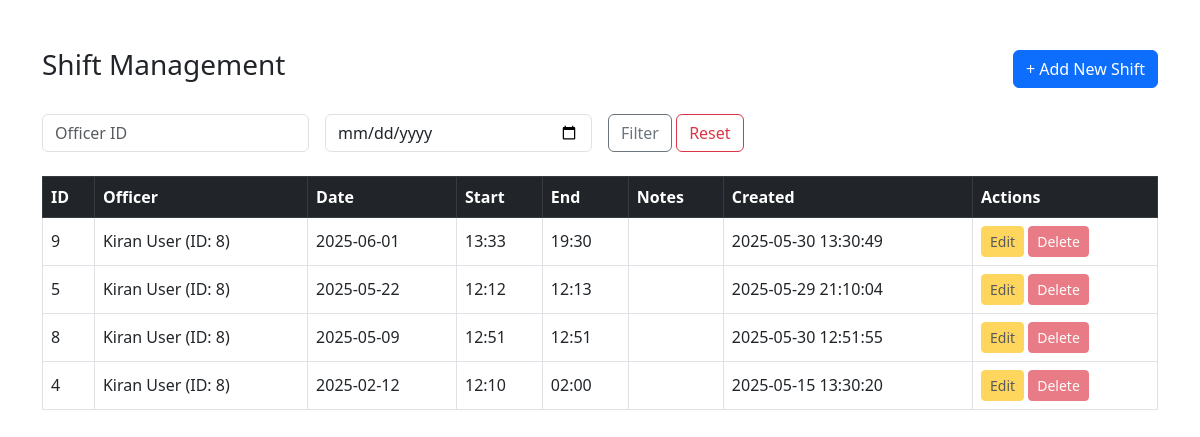
/shift_management.php (signed in), run on the app's committed database.
### tables this page shows
CREATE TABLE `shifts` (
  `id` int(11) NOT NULL,
  `officer_id` int(11) NOT NULL,
  `shift_date` date NOT NULL,
  `start_time` time NOT NULL,
  `end_time` time NOT NULL,
  `notes` varchar(255) DEFAULT NULL,
  `created_at` datetime DEFAULT current_timestamp()
);

CREATE TABLE `staff` (
  `id` int(11) NOT NULL,
  `username` varchar(50) NOT NULL,
  `password_hash` varchar(255) NOT NULL,
  `role` enum('admin','police_officer','forensic_officer') NOT NULL DEFAULT 'police_officer',
  `full_name` varchar(100) DEFAULT NULL,
  `email` varchar(100) DEFAULT NULL,
  `created_at` timestamp NOT NULL DEFAULT current_timestamp()
);

### shift_management.php (the view, shortened to what this page needs)
<?php
$conn = getDbConnection();
$filter_officer = $_GET['officer_id'] ?? '';
$filter_date    = $_GET['shift_date'] ?? '';
$sql = "
  SELECT s.*, st.full_name
    FROM shifts s
    JOIN staff    st ON s.officer_id = st.id
";
$sql .= " ORDER BY s.shift_date DESC";
$stmt = $conn->prepare($sql);
$stmt->execute();
$result = $stmt->get_result();
$shifts = $result->fetch_all(MYSQLI_ASSOC);
?>
<!DOCTYPE html>
<html lang="en">
<head>
  <link href="https://cdn.jsdelivr.net/npm/bootstrap@5.3.0/dist/css/bootstrap.min.css" rel="stylesheet">
</head>
<body class="container py-5">
  <div class="d-flex justify-content-between align-items-center mb-4">
    <h3>Shift Management</h3>
    <button class="btn btn-primary" data-bs-toggle="modal" data-bs-target="#addShiftModal">
      + Add New Shift
    </button>
  </div>
  <form class="row g-3 mb-4" method="GET">
    <div class="col-md-3">
      <input type="number" name="officer_id" class="form-control"
             placeholder="Officer ID" value="<?= htmlspecialchars($filter_officer) ?>">
    </div>
    <div class="col-md-3">
      <input type="date" name="shift_date" class="form-control"
             value="<?= htmlspecialchars($filter_date) ?>">
    </div>
    <div class="col-md-3">
      <button class="btn btn-outline-secondary">Filter</button>
      <a href="shift_management.php" class="btn btn-outline-danger">Reset</a>
    </div>
  </form>
  <div class="table-responsive">
    <table class="table table-bordered table-hover align-middle">
      <thead class="table-dark">
        <tr>
          <th>ID</th>
          <th>Officer</th>
          <th>Date</th>
          <th>Start</th>
          <th>End</th>
          <th>Notes</th>
          <th>Created</th>
          <th>Actions</th>
        </tr>
      </thead>
      <tbody>
        <?php foreach ($shifts as $s): ?>
          <tr>
            <td><?= $s['id'] ?></td>
            <td><?= htmlspecialchars($s['full_name']) ?> (ID: <?= $s['officer_id'] ?>)</td>
            <td><?= $s['shift_date'] ?></td>
            <td><?= substr($s['start_time'],0,5) ?></td>
            <td><?= substr($s['end_time'],0,5) ?></td>
            <td><?= htmlspecialchars($s['notes']) ?></td>
            <td><?= $s['created_at'] ?></td>
            <td>
              <button class="btn btn-sm btn-warning" disabled>Edit</button>
              <button class="btn btn-sm btn-danger" disabled>Delete</button>
            </td>
          </tr>
        <?php endforeach ?>
      </tbody>
    </table>
  </div>
</body>
</html>

### data on the page
shifts: id "9", staff.full_name "Kiran User", officer "8", shift_date "2025-06-01", start_time "13:33", end_time "19:30", created_at "2025-05-30 13:30:49"
shifts: id "5", staff.full_name "Kiran User", officer "8", shift_date "2025-05-22", start_time "12:12", end_time "12:13", created_at "2025-05-29 21:10:04"
shifts: id "8", staff.full_name "Kiran User", officer "8", shift_date "2025-05-09", start_time "12:51", end_time "12:51", created_at "2025-05-30 12:51:55"
shifts: id "4", staff.full_name "Kiran User", officer "8", shift_date "2025-02-12", start_time "12:10", end_time "02:00", created_at "2025-05-15 13:30:20"
